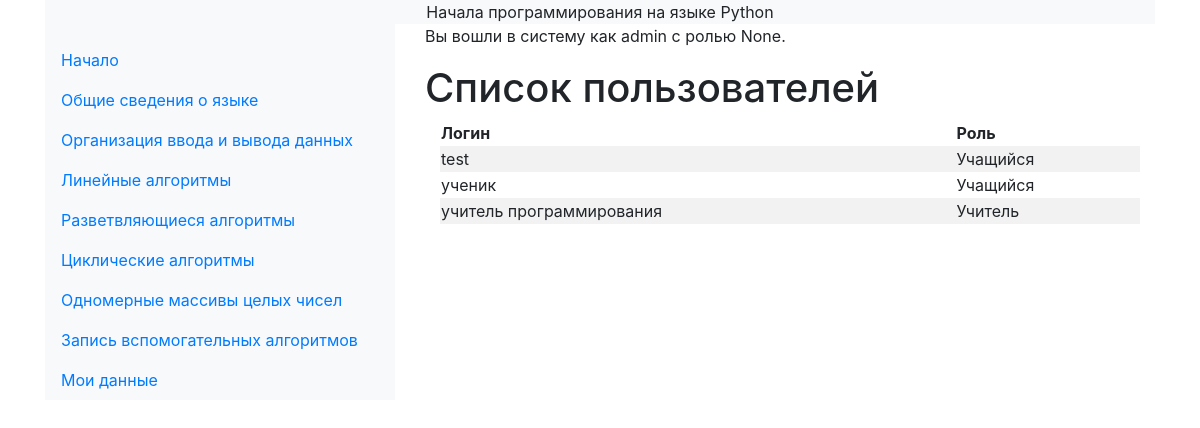
The app's page /users (signed in), older data.
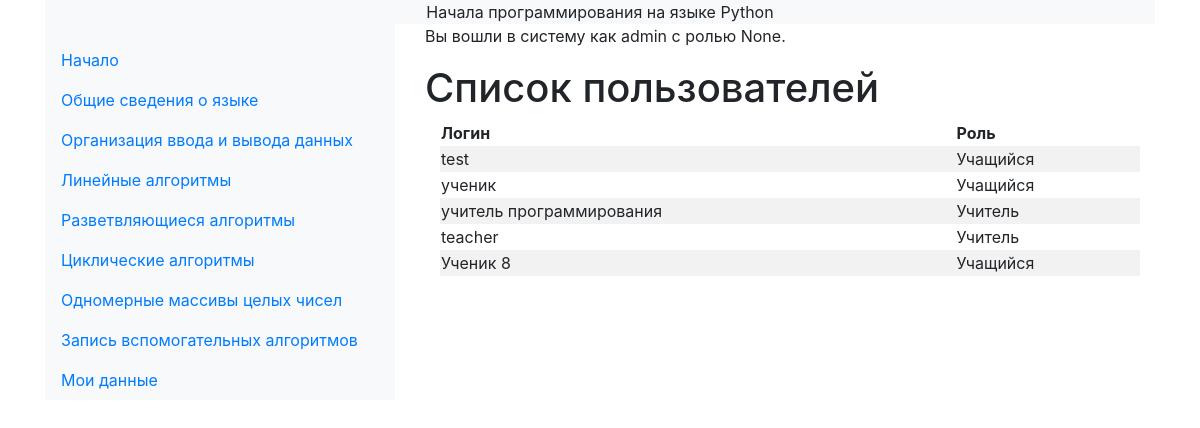
The same page, newer data.
### tables this page shows
CREATE TABLE "user" (
	"id"	INTEGER NOT NULL UNIQUE,
	"login"	TEXT NOT NULL UNIQUE,
	"password"	TEXT NOT NULL,
	"userTypeID"	INTEGER NOT NULL,
	PRIMARY KEY("id" AUTOINCREMENT)
);

CREATE TABLE "userType" (
	"id"	INTEGER NOT NULL UNIQUE,
	"typeName"	TEXT NOT NULL UNIQUE,
	PRIMARY KEY("id" AUTOINCREMENT)
);

### app.py (the view)
@app.route("/users")
@login_required
def users():
    users = get_user_list()
    return render_template("admin/users.html", users=users)

### app.py (called while the page is built)
def login_required(f):
    @wraps(f)
    def decorated_function(*args, **kwargs):
        if not session.get("logged_in"):
            return render_template("base/error.html", message=LOGIN_REQUIRED_MESSAGE)
        return f(*args, **kwargs)
    return decorated_function

### db_py.py (called while the page is built)
def get_user_list():
    connection = sqlite3.connect('course.db')
    cursor = connection.cursor()
    cursor.execute("SELECT login, typeName FROM user, usertype where user.userTypeID = usertype.id and user.userTypeID <> 3")
    userlist = cursor.fetchall()
    return userlist

### templates/admin/users.html
{% extends "base/layout.html" %}
{% block body %}
<h1>Список пользователей</h1>
<div class="col-md-12">
    <table class="table-striped" width="100%">
        <thead>
            <tr>
                <th scope="col">Логин</th>
                <th scope="col">Роль</th>
            </tr>
        </thead>
        <tbody>
            {% for user in users %}
            <tr>
                <td>{{ user[0] }}</td>
                <td>{{ user[1] }}</td>
            </tr>
            {% endfor %}
        </tbody>
    </table>
</div>
{% endblock %}

### templates/base/layout.html (shortened to what this page needs)
<!DOCTYPE html>
<html lang="ru">
<head>
  <link rel="stylesheet" href="/static/css/bootstrap.min.css">
  <link rel="stylesheet" href="/static/css/test.css">
</head>
<body>
  <div class="container-md">
    <div class="head text-center bg-light">
      Начала программирования на языке Python
    </div>
    <div class="row">
      <div class="col-md-4">
        <nav id="sidebarMenu" class="d-md-block bg-light sidebar collapse sticky-top">
          <div class="sidebar-sticky pt-3">
            <ul class="nav flex-column">
              <li class="nav-item">
                <a class="nav-link" href="/">
                  Начало
                </a>
              </li>
              {% if not session.get("role") == 'Администратор' %}
              <li class="nav-item">
                <a class="nav-link" href="/course1">
                  Общие сведения о языке
                </a>
              </li>
              <li class="nav-item">
                <a class="nav-link" href="/course2">
                  Организация ввода и вывода данных
                </a>
              </li>
              <li class="nav-item">
                <a class="nav-link" href="/course3">
                  Линейные алгоритмы
                </a>
              </li>
              <li class="nav-item">
                <a class="nav-link" href="/course4">
                  Разветвляющиеся алгоритмы
                </a>
              </li>
              <li class="nav-item">
                <a class="nav-link" href="/course5">
                  Циклические алгоритмы
                </a>
              </li>
              <li class="nav-item">
                <a class="nav-link" href="/course6">
                  Одномерные массивы целых чисел
                </a>
              </li>
              <li class="nav-item">
                <a class="nav-link" href="/course7">
                  Запись вспомогательных алгоритмов
                </a>
              </li>
              {% endif %}
              <li class="nav-item">
                <a class="nav-link" href="/login">
                  Мои данные
                </a>
              </li>
            </ul>
          </div>
        </nav>
      </div>
      <div class="col-md-8">
        <p>Вы вошли в систему как
          {% if session.get("name") %}{{ session.get("name") }} с ролью {{ session.get("role") }}.
          {% else %}гость. <a href="/login">Войдите</a>
          под учетной записью, созданной администратором.
          {% endif %}</p>
        {% block body %}{% endblock %}
      </div>
    </div>
  </div>
</body>
</html>

Row changes from the older to the newer data that the page shows:
added user: login "teacher", typeName "Учитель"
added user: login "Ученик 8", typeName "Учащийся"
